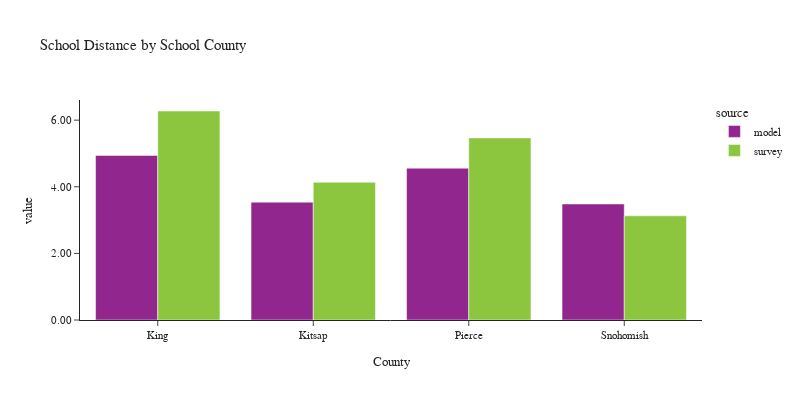

The notebook cell this image was saved under:
### Code cell
plot_school_location(df_students, 'CountyName_school', 'School County', 'County')

### Figure 1 — Plotly figure (JSON) as saved in the notebook; plotly's stock layout.template omitted (floating-point values rounded to 4 significant figures)
{"data": [{"alignmentgroup": "True", "customdata": [[53540], [5509], [21639], [16591]], "hovertemplate": "source=model<br>CountyName_school=%{x}<br>value=%{y}<br>sample count=%{customdata[0]}<extra></extra>", "legendgroup": "model", "marker": {"color": "#91268F", "pattern": {"shape": ""}}, "name": "model", "offsetgroup": "model", "orientation": "v", "showlegend": true, "textposition": "auto", "type": "bar", "x": ["King", "Kitsap", "Pierce", "Snohomish"], "xaxis": "x", "y": [4.94, 3.539, 4.558, 3.484], "yaxis": "y"}, {"alignmentgroup": "True", "customdata": [[628], [46], [104], [115]], "hovertemplate": "source=survey<br>CountyName_school=%{x}<br>value=%{y}<br>sample count=%{customdata[0]}<extra></extra>", "legendgroup": "survey", "marker": {"color": "#8CC63E", "pattern": {"shape": ""}}, "name": "survey", "offsetgroup": "survey", "orientation": "v", "showlegend": true, "textposition": "auto", "type": "bar", "x": ["King", "Kitsap", "Pierce", "Snohomish"], "xaxis": "x", "y": [6.275, 4.136, 5.468, 3.128], "yaxis": "y"}], "layout": {"barmode": "group", "font": {"size": 11}, "height": 400, "legend": {"title": {"text": "source"}, "tracegroupgap": 0}, "title": {"text": "School Distance by School County"}, "width": 800, "xaxis": {"anchor": "y", "domain": [0.0, 1.0], "title": {"text": "County"}}, "yaxis": {"anchor": "x", "domain": [0.0, 1.0], "tickformat": ".2f", "title": {"text": "value"}}}}
